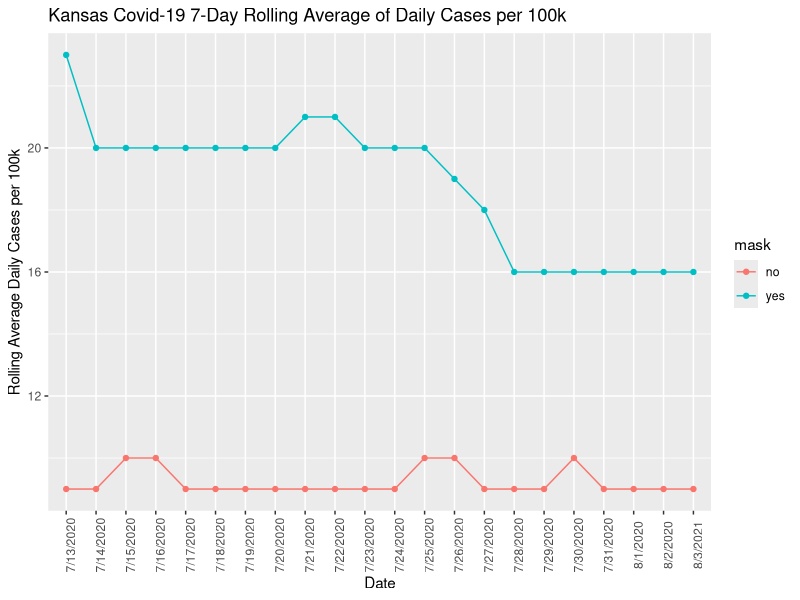

Generate this figure with R:
## ---- chunk 1
library(tidyverse) 
## ---- chunk 2
covid <- tribble(
  ~date, ~count, ~mask,
  "7/13/2020", 23, "yes",
  "7/14/2020", 20, "yes", 
  "7/15/2020", 20, "yes",
  "7/16/2020", 20, "yes",
  "7/17/2020", 20, "yes", 
  "7/18/2020", 20, "yes",
  "7/19/2020", 20, "yes",
  "7/20/2020", 20, "yes", 
  "7/21/2020", 21, "yes",
  "7/22/2020", 21, "yes",
  "7/23/2020", 20, "yes",
  "7/24/2020", 20, "yes",
  "7/25/2020", 20, "yes",
  "7/26/2020", 19, "yes", 
  "7/27/2020", 18, "yes",
  "7/28/2020", 16, "yes",
  "7/29/2020", 16, "yes", 
  "7/30/2020", 16, "yes",
  "7/31/2020", 16, "yes",
  "8/1/2020", 16, "yes", 
  "8/2/2020", 16, "yes",
  "8/3/2021", 16, "yes",
  "7/13/2020", 9, "no",
  "7/14/2020", 9, "no", 
  "7/15/2020", 10, "no",
  "7/16/2020", 10, "no",
  "7/17/2020", 9, "no", 
  "7/18/2020", 9, "no",
  "7/19/2020", 9, "no",
  "7/20/2020", 9, "no", 
  "7/21/2020", 9, "no",
  "7/22/2020", 9, "no",
  "7/23/2020", 9, "no",
  "7/24/2020", 9, "no",
  "7/25/2020", 10, "no",
  "7/26/2020", 10, "no", 
  "7/27/2020", 9, "no",
  "7/28/2020", 9, "no",
  "7/29/2020", 9, "no", 
  "7/30/2020", 10, "no",
  "7/31/2020", 9, "no",
  "8/1/2020", 9, "no", 
  "8/2/2020", 9, "no",
  "8/3/2021", 9, "no",
   
)
## ---- chunk 3
covid %>%
ggplot(aes(x = date, y = count, color = mask, group = mask)) + 
  geom_line() +
  geom_point() +
  theme(axis.text.x = element_text(angle = 90)) +
  labs(y = "Rolling Average Daily Cases per 100k", x = "Date", title = "Kansas Covid-19 7-Day Rolling Average of Daily Cases per 100k")
